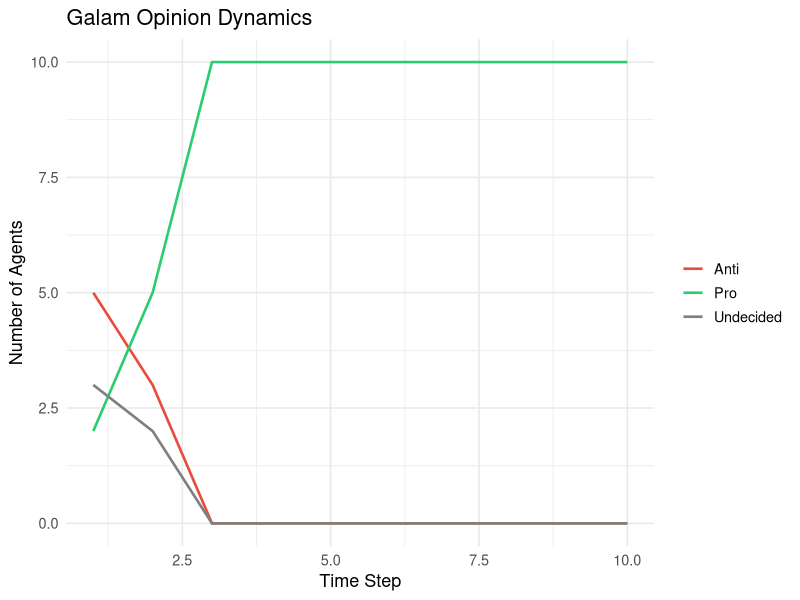

Reproduce this figure in R.
library(ggplot2)
library(tidyr)

# Parameters

set.seed(42)

n_agents    <- 10
n_steps     <- 10
n_neighbors <- 5

# Initialise agents

opinions <- sample(c(-1, 0, 1), n_agents, replace = TRUE)

# Simulating Shuffling

history <- matrix(nrow = n_steps, ncol = n_agents)

for (t in seq_len(n_steps)) {
  history[t, ] <- opinions
  for (i in seq_len(n_agents)) {
    neighbors   <- sample(seq_len(n_agents), size = n_neighbors, replace = FALSE)
    net_opinion <- sum(opinions[neighbors])
    opinions[i] <- as.integer(net_opinion > 0) - as.integer(net_opinion < 0)
  }
}

# Plotting

plot_df <- data.frame(
  time_step = seq_len(n_steps),
  Pro       = rowSums(history ==  1),
  Anti      = rowSums(history == -1),
  Undecided = rowSums(history ==  0)
)

plot_long <- pivot_longer(plot_df, -time_step, names_to = "opinion", values_to = "count")

print(
  ggplot(plot_long, aes(x = time_step, y = count, colour = opinion)) +
    geom_line(linewidth = 0.9) +
    scale_colour_manual(values = c("Pro" = "#2ecc71", "Anti" = "#e74c3c", "Undecided" = "gray50")) +
    labs( title  = "Galam Opinion Dynamics", x = "Time Step", y = "Number of Agents", colour = NULL) +
    theme_minimal(base_size = 13)
)
